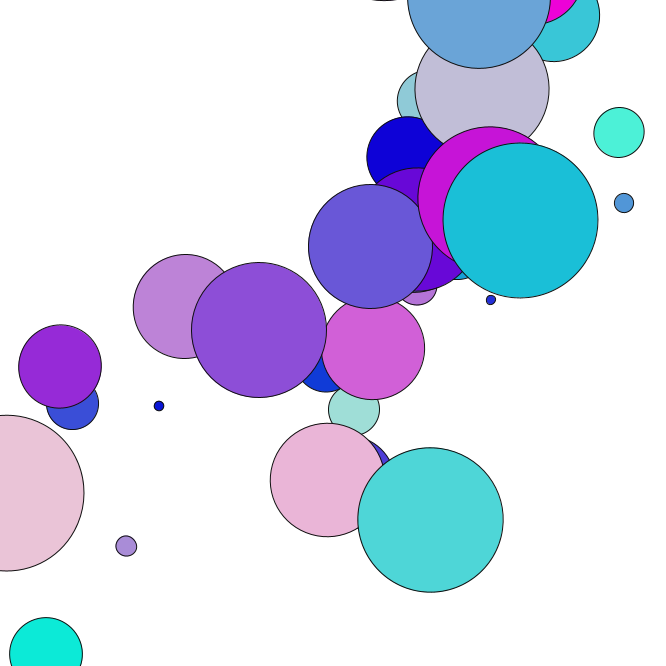
Frame 1 (no input)
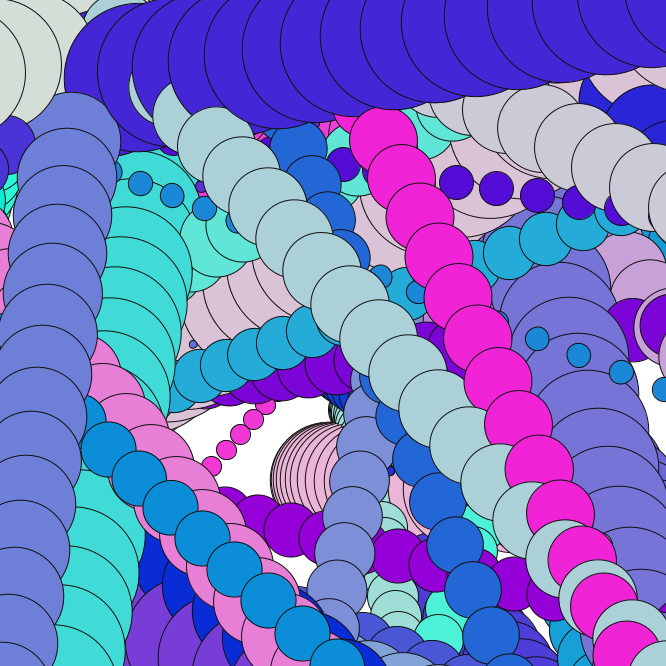
Frame 60 (the mouse pressed at the canvas centre just before this capture)
Frame 120 (the mouse held since frame 60 and released just before this capture): identical to frame 60, image omitted

The Processing sketch that drew these frames (run headless with seeded random() and noise(); from frame 60 on, the mouse is pressed at the canvas centre):

// Processing sketch: particlePiece_241123a
// ── particlePiece_241123a.pde
/*
I wanted to make a sequel to my build up piece but instead of a 
*/
Particle[] p;



void setup(){
  size(666,666);
  background(255);
  p = new Particle[164];
  for(int i = 0; i < p.length; i++){
    p[i] = new Particle(random(width*0.25, width*0.75), 
                        random(height*0.25, height*0.75), i);
  }
 
}

void draw(){
  for(int i = 0; i < p.length; i++){
    p[i].display();
    p[i].update();
  }
}

// ── Particle.pde
class Particle {

  PVector pos, acceleration, velocity, speed;
  color pallete; // colours of the US flag
  int size;

  Particle(float x, float y, int s){
    pos =  new PVector(x, y);
    velocity =  PVector.random2D();
    acceleration = new PVector(0,0);
    speed = PVector.random2D();
    size = s;
    pallete = color(random(250), random(250), 215);
  }

  void display() {  
    fill(pallete); 
    rotate(noise(0.02));
    stroke(15); // no stroke so we just see the colours
    circle(pos.x, pos.y, size);
  }

  void update(){ 
    pos.add(velocity);
    velocity.add(speed);
  }
}
